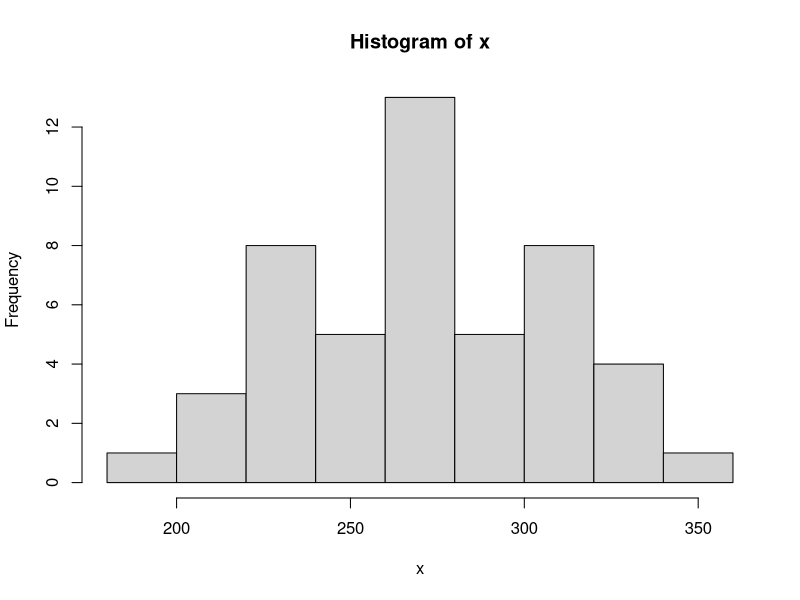
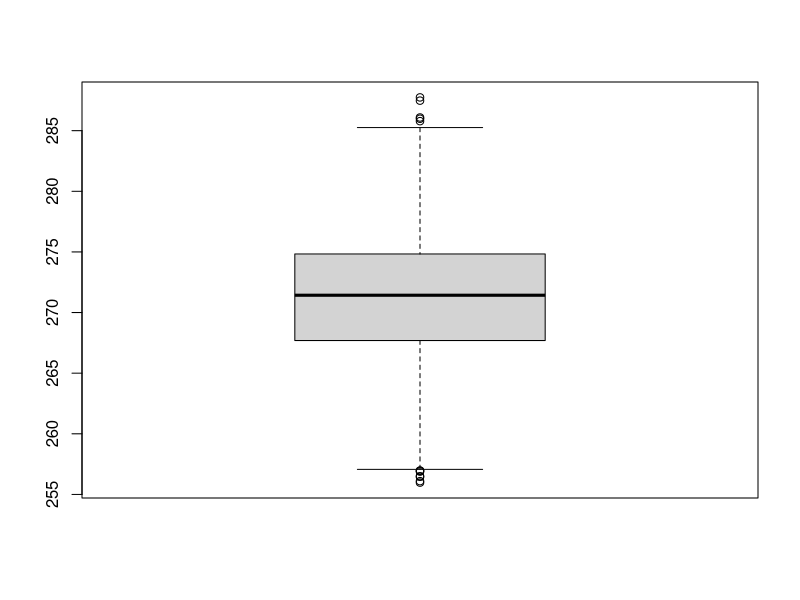
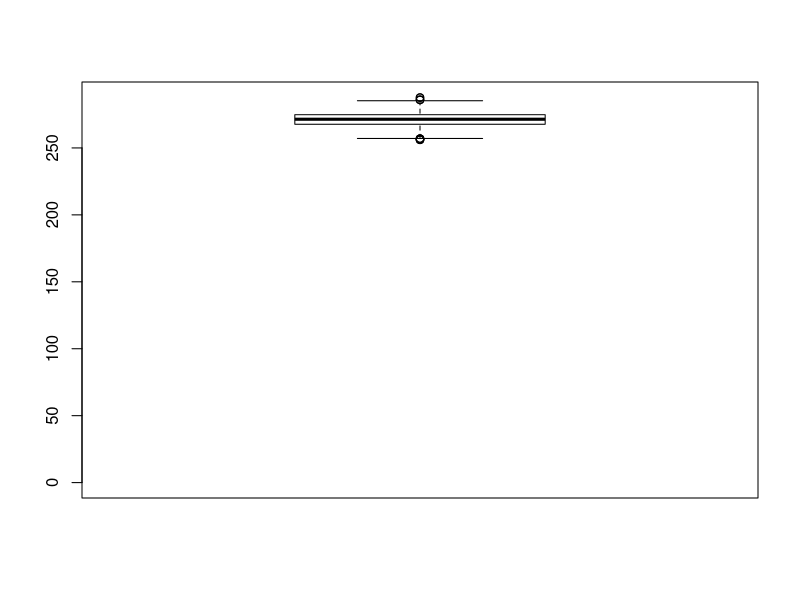
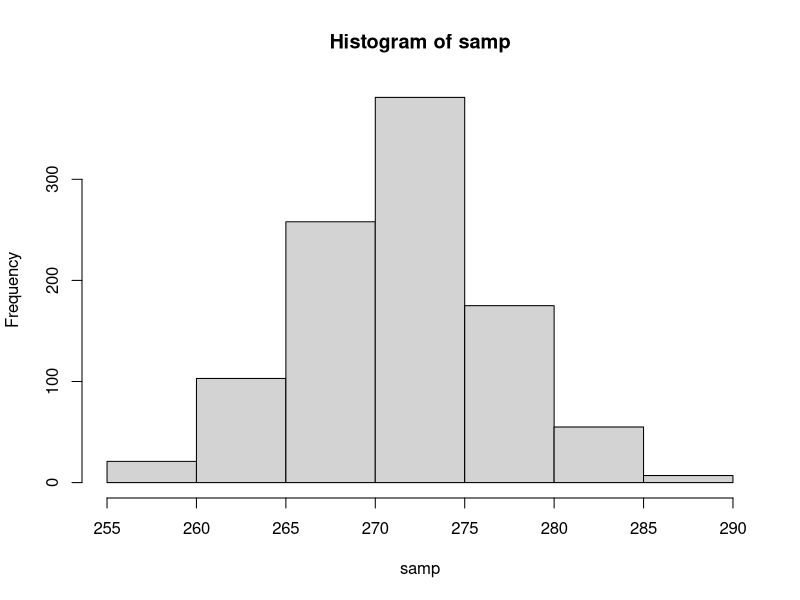
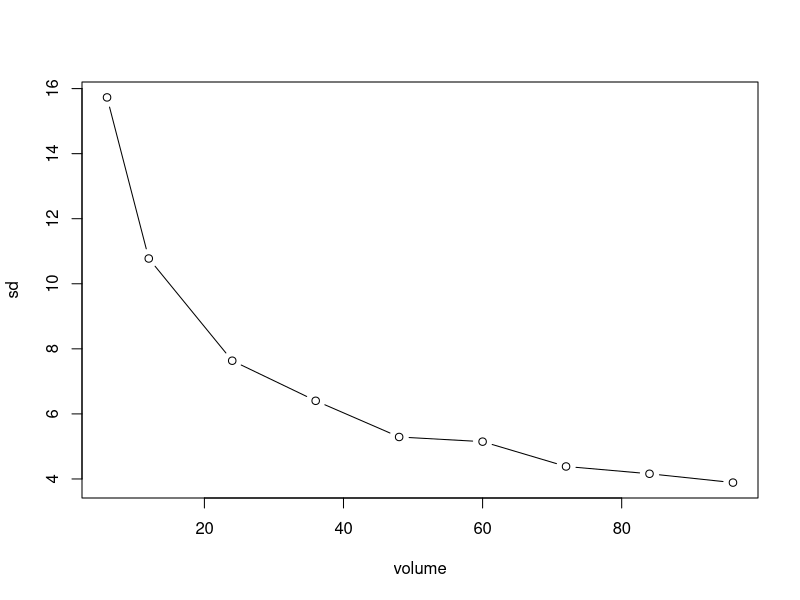
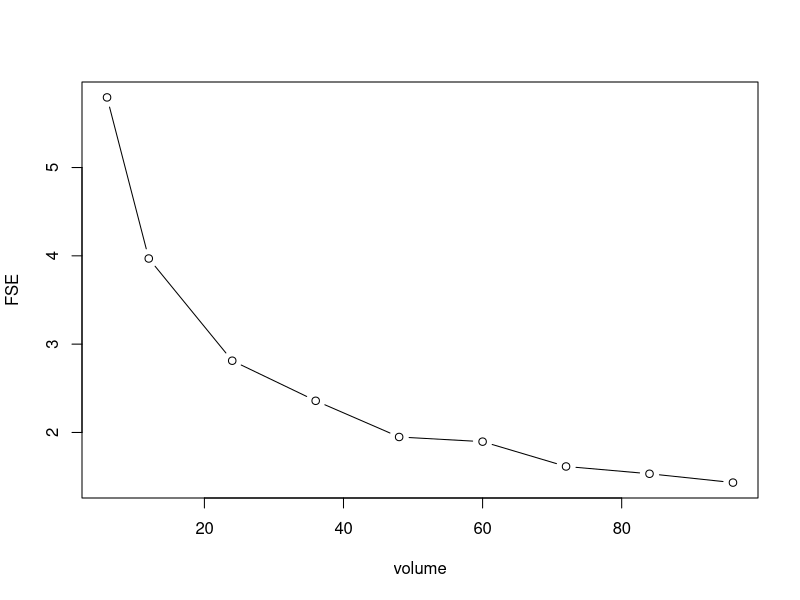
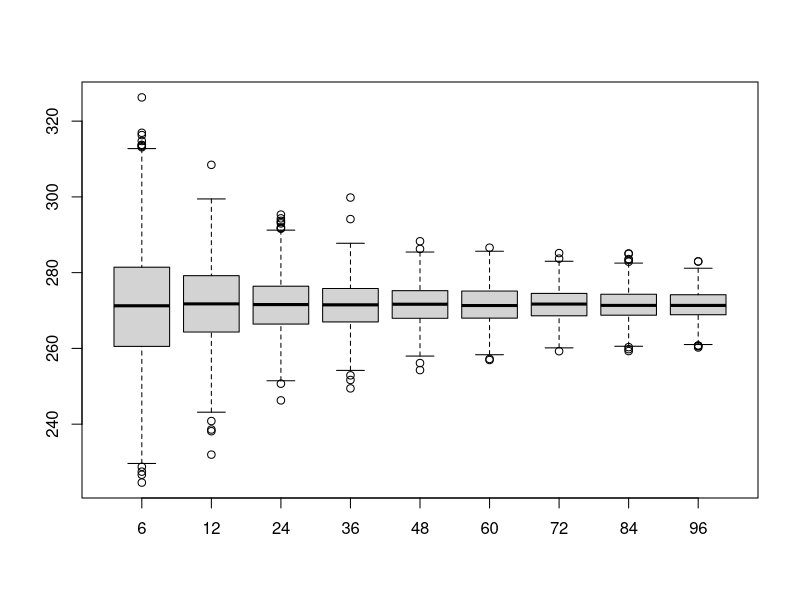
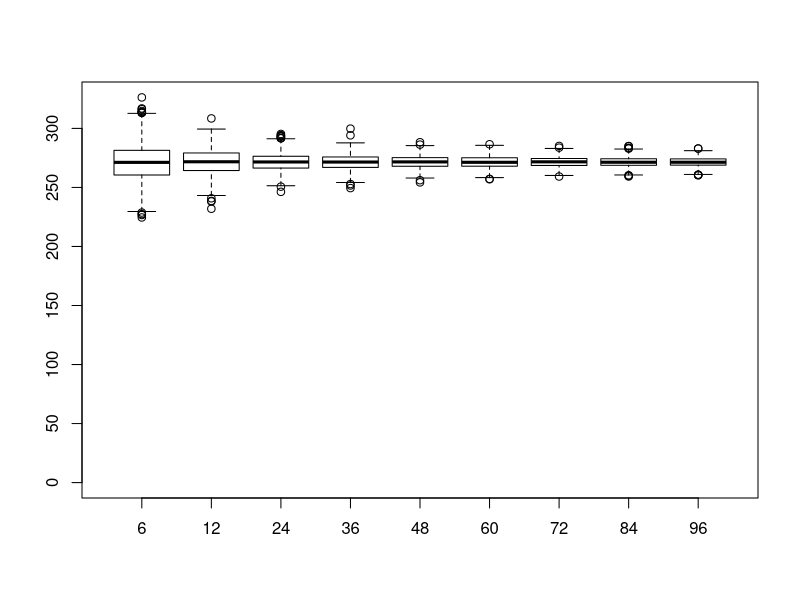

The R script that drew these images, in order:
# TOS model


s<-rnorm(10000, mean=20, sd=10)# for bulk material with mostly even distribution

#or data from real distributions
x<-c(309.01, 320.83, 276.48, 300.42, 226.24, 269.42, 304.89, 264.81, 311.24, 279.30, 227.92, 306.10, 296.29, 202.88, 265.34, 305.27, 332.71, 216.61, 285.97, 294.24, 249.68, 311.64, 292.13, 235.74, 345.57, 269.37, 237.44, 248.15, 243.71, 210.34, 223.61, 244.54, 330.26, 289.37, 270.20, 272.15, 338.92, 262.30, 223.28, 236.82, 274.25, 255.85, 268.72, 279.97, 191.14, 307.23, 275.48, 230.70)
meanx<-mean(x)
sdx<-sd(x) #calculated sd from data

hist(x)

#Or from known mean and SD
meanx<-271.14
sdx<-37.3 

s<-rnorm(10000, mean=(meanx), sd=(sdx))# for bulk material with mostly even distribution
s<-abs(s)

#see how what percent under/over threshold
s<-data.frame(s)
length(which(s$s >300))/length(s$s)*100

s<-s$s


#calculation for one sampling strategy

samp<-vector(mode="numeric", length=0)

for (i in 1:1000){
  sa<-sample(s, 48) # number of increments taken
  sam<-mean(sa)
  samp<-append(samp,sam)
}

sd<-sd(samp) #this is a SD of the mean estimates, not a SD of the whole distribution...

bx.p<-boxplot(samp)
bxp(bx.p,pars=list(ylim=c(0,max(samp))))#lets me use the ylim on a boxplot

hist(samp)
quantile(samp,probs=c(.025,.975)) #calculate 95% confidence interval
quantile(samp,probs=c(.005,.995)) #calculate 99% confidence interval

#for sdx if we are working from a distribution defined with meanx and sdx
mean(s)
sdx
sdx/mean(s)*100


#charts with multiple sampling strategies

# TOS model

volume<-c(6, 12, 24, 36, 48, 60, 72, 84, 96)
FSE<-vector(mode="numeric", length=0)

#hist(s)

samp<-vector(mode="numeric", length=0)

for (i in 1:1000){
  sa<-sample(s, 6)
  sam<-mean(sa)
  samp<-append(samp,sam)
}

samp6<-samp

samp<-vector(mode="numeric", length=0)

for (i in 1:1000){
  sa<-sample(s, 12)
  sam<-mean(sa)
  samp<-append(samp,sam)
}

samp12<-samp

samp<-vector(mode="numeric", length=0)

for (i in 1:1000){
  sa<-sample(s, 24)
  sam<-mean(sa)
  samp<-append(samp,sam)
}

samp24<-samp

samp<-vector(mode="numeric", length=0)

for (i in 1:1000){
  sa<-sample(s, 36)
  sam<-mean(sa)
  samp<-append(samp,sam)
}

samp36<-samp

samp<-vector(mode="numeric", length=0)

for (i in 1:1000){
  sa<-sample(s, 48)
  sam<-mean(sa)
  samp<-append(samp,sam)
}

samp48<-samp

samp<-vector(mode="numeric", length=0)

for (i in 1:1000){
  sa<-sample(s, 60)
  sam<-mean(sa)
  samp<-append(samp,sam)
}

samp60<-samp

samp<-vector(mode="numeric", length=0)

for (i in 1:1000){
  sa<-sample(s, 72)
  sam<-mean(sa)
  samp<-append(samp,sam)
}

samp72<-samp

samp<-vector(mode="numeric", length=0)

for (i in 1:1000){
  sa<-sample(s, 84)
  sam<-mean(sa)
  samp<-append(samp,sam)
}

samp84<-samp

samp<-vector(mode="numeric", length=0)

for (i in 1:1000){
  sa<-sample(s, 96)
  sam<-mean(sa)
  samp<-append(samp,sam)
}

samp96<-samp


sd6<-sd(samp6)
sd12<-sd(samp12)
sd24<-sd(samp24)
sd36<-sd(samp36)
sd48<-sd(samp48)
sd60<-sd(samp60)
sd72<-sd(samp72)
sd84<-sd(samp84)
sd96<-sd(samp96)


sd
sd<-c(sd6,sd12,sd24,sd36,sd48,sd60,sd72,sd84, sd96)
FSE<-(sd/(mean(s)))*100

plot(volume, sd, type="b")
plot(volume, FSE, type="b")

data<-data.frame(samp6, samp12, samp24, samp36, samp48, samp60, samp72, samp84, samp96)

bx.p<-boxplot(data, names=volume)
bxp(bx.p,pars=list(ylim=c(0,max(samp6))))#lets me use the ylim on a boxplot




boxplot(samp6, samp12, samp24, samp36, samp48, samp60, samp72, samp84, samp96, names=volume)
result<-vector(mode="numeric", length=0)
